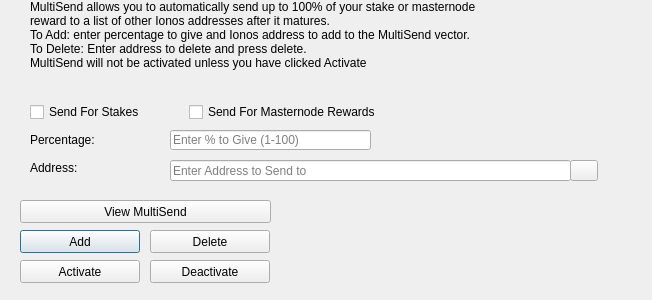
<?xml version="1.0" encoding="UTF-8"?>
<ui version="4.0">
 <class>MultiSendDialog</class>
 <widget class="QDialog" name="MultiSendDialog">
  <property name="windowModality">
   <enum>Qt::NonModal</enum>
  </property>
  <property name="geometry">
   <rect>
    <x>0</x>
    <y>0</y>
    <width>652</width>
    <height>300</height>
   </rect>
  </property>
  <property name="windowTitle">
   <string>MultiSend</string>
  </property>
  <widget class="QLineEdit" name="multiSendPercentEdit">
   <property name="geometry">
    <rect>
     <x>170</x>
     <y>130</y>
     <width>201</width>
     <height>20</height>
    </rect>
   </property>
   <property name="toolTip">
    <string>Enter whole numbers 1 - 100</string>
   </property>
   <property name="placeholderText">
    <string>Enter % to Give (1-100)</string>
   </property>
  </widget>
  <widget class="QLineEdit" name="multiSendAddressEdit">
   <property name="geometry">
    <rect>
     <x>170</x>
     <y>160</y>
     <width>401</width>
     <height>21</height>
    </rect>
   </property>
   <property name="toolTip">
    <string/>
   </property>
   <property name="placeholderText">
    <string>Enter Address to Send to</string>
   </property>
  </widget>
  <widget class="QLabel" name="label_2">
   <property name="geometry">
    <rect>
     <x>30</x>
     <y>0</y>
     <width>451</width>
     <height>121</height>
    </rect>
   </property>
   <property name="lineWidth">
    <number>1</number>
   </property>
   <property name="text">
    <string>MultiSend allows you to automatically send up to 100% of your stake or masternode reward to a list of other Ionos addresses after it matures.
To Add: enter percentage to give and Ionos address to add to the MultiSend vector.
To Delete: Enter address to delete and press delete.
MultiSend will not be activated unless you have clicked Activate</string>
   </property>
   <property name="alignment">
    <set>Qt::AlignLeading|Qt::AlignLeft|Qt::AlignTop</set>
   </property>
   <property name="wordWrap">
    <bool>true</bool>
   </property>
  </widget>
  <widget class="QLabel" name="message">
   <property name="geometry">
    <rect>
     <x>290</x>
     <y>200</y>
     <width>351</width>
     <height>91</height>
    </rect>
   </property>
   <property name="text">
    <string/>
   </property>
  </widget>
  <widget class="QPushButton" name="addButton">
   <property name="geometry">
    <rect>
     <x>20</x>
     <y>230</y>
     <width>120</width>
     <height>23</height>
    </rect>
   </property>
   <property name="toolTip">
    <string/>
   </property>
   <property name="statusTip">
    <string>Add to MultiSend Vector</string>
   </property>
   <property name="text">
    <string>Add</string>
   </property>
  </widget>
  <widget class="QPushButton" name="disableButton">
   <property name="geometry">
    <rect>
     <x>150</x>
     <y>260</y>
     <width>120</width>
     <height>23</height>
    </rect>
   </property>
   <property name="statusTip">
    <string>Deactivate MultiSend</string>
   </property>
   <property name="text">
    <string>Deactivate</string>
   </property>
  </widget>
  <widget class="QPushButton" name="addressBookButton">
   <property name="geometry">
    <rect>
     <x>570</x>
     <y>160</y>
     <width>28</width>
     <height>21</height>
    </rect>
   </property>
   <property name="toolTip">
    <string>Choose an address from the address book</string>
   </property>
   <property name="text">
    <string/>
   </property>
   <property name="icon">
    <iconset resource="../ionos.qrc">
     <normaloff>:/icons/address-book</normaloff>:/icons/address-book</iconset>
   </property>
   <property name="shortcut">
    <string>Alt+A</string>
   </property>
   <property name="autoDefault">
    <bool>false</bool>
   </property>
  </widget>
  <widget class="QLabel" name="label">
   <property name="geometry">
    <rect>
     <x>30</x>
     <y>130</y>
     <width>121</width>
     <height>20</height>
    </rect>
   </property>
   <property name="toolTip">
    <string>Percentage of stake to send</string>
   </property>
   <property name="text">
    <string>Percentage:</string>
   </property>
  </widget>
  <widget class="QLabel" name="label_5">
   <property name="geometry">
    <rect>
     <x>30</x>
     <y>160</y>
     <width>111</width>
     <height>16</height>
    </rect>
   </property>
   <property name="toolTip">
    <string>Address to send portion of stake to</string>
   </property>
   <property name="text">
    <string>Address:</string>
   </property>
  </widget>
  <widget class="QPushButton" name="deleteButton">
   <property name="geometry">
    <rect>
     <x>150</x>
     <y>230</y>
     <width>120</width>
     <height>23</height>
    </rect>
   </property>
   <property name="toolTip">
    <string/>
   </property>
   <property name="statusTip">
    <string>Delete Address From MultiSend Vector</string>
   </property>
   <property name="text">
    <string>Delete</string>
   </property>
  </widget>
  <widget class="QPushButton" name="activateButton">
   <property name="geometry">
    <rect>
     <x>20</x>
     <y>260</y>
     <width>120</width>
     <height>23</height>
    </rect>
   </property>
   <property name="statusTip">
    <string>Activate MultiSend</string>
   </property>
   <property name="text">
    <string>Activate</string>
   </property>
  </widget>
  <widget class="QPushButton" name="viewButton">
   <property name="geometry">
    <rect>
     <x>20</x>
     <y>200</y>
     <width>251</width>
     <height>23</height>
    </rect>
   </property>
   <property name="toolTip">
    <string/>
   </property>
   <property name="statusTip">
    <string>View MultiSend Vector</string>
   </property>
   <property name="text">
    <string>View MultiSend</string>
   </property>
  </widget>
  <widget class="QWidget" name="horizontalLayoutWidget">
   <property name="geometry">
    <rect>
     <x>30</x>
     <y>100</y>
     <width>351</width>
     <height>24</height>
    </rect>
   </property>
   <layout class="QHBoxLayout" name="horizontalLayout">
    <item>
     <widget class="QCheckBox" name="multiSendStakeCheckBox">
      <property name="text">
       <string>Send For Stakes</string>
      </property>
     </widget>
    </item>
    <item>
     <widget class="QCheckBox" name="multiSendMasternodeCheckBox">
      <property name="text">
       <string>Send For Masternode Rewards</string>
      </property>
     </widget>
    </item>
   </layout>
  </widget>
 </widget>
 <resources>
  <include location="../ionos.qrc"/>
 </resources>
 <connections/>
</ui>
